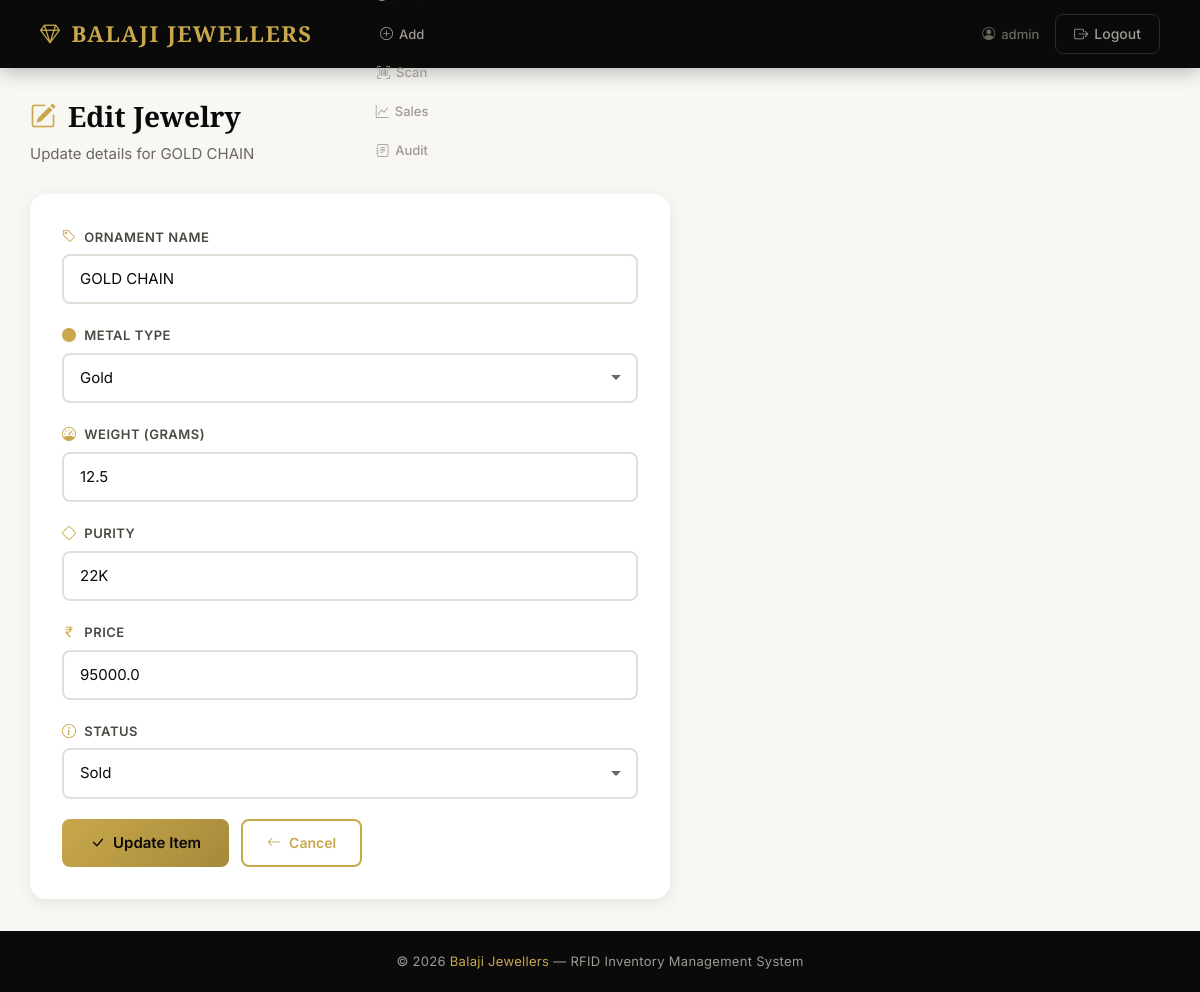
The page /edit/4 (signed in) on the database its author committed.
### app.py (models this page shows)
class Admin(UserMixin, db.Model):
    id = db.Column(db.Integer, primary_key=True)
    username = db.Column(db.String(100), unique=True, nullable=False)
    password = db.Column(db.String(255), nullable=False)

class Jewelry(db.Model):
    id = db.Column(db.Integer, primary_key=True)
    rfid_id = db.Column(db.String(100), unique=True)
    ornament_name = db.Column(db.String(100))
    weight = db.Column(db.Float)
    purity = db.Column(db.String(20))
    price = db.Column(db.Float)
    status = db.Column(db.String(20))
    metal_type = db.Column(db.String(20), default="Gold")
    created_at = db.Column(db.DateTime, default=datetime.utcnow)
    updated_at = db.Column(db.DateTime, default=datetime.utcnow, onupdate=datetime.utcnow)

### app.py (the view, shortened to what this page needs)
@app.route("/edit/<int:id>", methods=["GET", "POST"])
@login_required
def edit_item(id):
    item = db.session.get(Jewelry, id)
    if not item:
        flash("Item not found.", "error")
        return redirect("/inventory")
    return render_template("edit.html", item=item)

### app.py (called while the page is built)
@login_manager.user_loader
def load_user(user_id):
    return db.session.get(Admin, int(user_id))

### templates/edit.html (shortened to what this page needs)
{% extends 'base.html' %}
{% block content %}
<div class="page-header animate-fade-in">
    <h1><i class="bi bi-pencil-square"></i> Edit Jewelry</h1>
    <p>Update details for {{ item.ornament_name }}</p>
</div>
<div class="card card-p-4 form-section animate-fade-in-delay-1">
    <form method="POST">
        <div class="form-group">
            <label><i class="bi bi-tag"></i> Ornament Name</label>
            <input type="text" class="form-control" name="ornament_name" value="{{ item.ornament_name }}" required maxlength="100">
        </div>
        <div class="form-group">
            <label><i class="bi bi-circle-fill text-gold"></i> Metal Type</label>
            <select name="metal_type" class="form-control" required>
                <option value="Gold" {% if item.metal_type == "Gold" %}selected{% endif %}>Gold</option>
            </select>
        </div>
        <div class="form-group">
            <label><i class="bi bi-speedometer"></i> Weight (grams)</label>
            <input type="number" step="0.01" min="0.01" class="form-control" name="weight" value="{{ item.weight }}" required>
        </div>
        <div class="form-group">
            <label><i class="bi bi-diamond"></i> Purity</label>
            <input type="text" class="form-control" name="purity" value="{{ item.purity }}" required maxlength="20">
        </div>
        <div class="form-group">
            <label><i class="bi bi-currency-rupee"></i> Price</label>
            <input type="number" step="0.01" min="0.01" class="form-control" name="price" value="{{ item.price }}" required>
        </div>
        <div class="form-group">
            <label><i class="bi bi-info-circle"></i> Status</label>
            <select name="status" class="form-control">
                <option {% if item.status == "Sold" %}selected{% endif %}>Sold</option>
            </select>
        </div>
        <div class="form-actions">
            <button type="submit" class="btn-gold">
                <i class="bi bi-check-lg"></i> Update Item
            </button>
            <a href="/inventory" class="btn-outline-gold">
                <i class="bi bi-arrow-left"></i> Cancel
            </a>
        </div>
    </form>
</div>
{% endblock %}

### templates/base.html (shortened to what this page needs)
<!DOCTYPE html>
<html lang="en">
<head>
    <link href="https://cdn.jsdelivr.net/npm/bootstrap@5.3.3/dist/css/bootstrap.min.css" rel="stylesheet">
    <link href="https://cdn.jsdelivr.net/npm/bootstrap-icons@1.11.3/font/bootstrap-icons.min.css" rel="stylesheet">
    <link rel="stylesheet" href="{{ url_for('static', filename='css/style.css') }}">
</head>
<body>
    <nav class="navbar-custom">
        <div class="navbar-left">
            <a href="/" class="brand">
                <i class="bi bi-gem"></i>
                BALAJI JEWELLERS
            </a>
            <ul class="navbar-nav">
                <li><a href="/inventory/silver" class="{% if request.args.get('metal') == 'Silver' %}active{% endif %}"><i class="bi bi-circle-fill" style="color:var(--silver);"></i> Silver</a></li>
                <li><a href="/add" class="{% if request.endpoint == 'add_jewelry' %}active{% endif %}"><i class="bi bi-plus-circle"></i> Add</a></li>
                <li><a href="/scan" class="{% if request.endpoint == 'scan' %}active{% endif %}"><i class="bi bi-upc-scan"></i> Scan</a></li>
                <li><a href="/sales" class="{% if request.endpoint == 'sales_history' %}active{% endif %}"><i class="bi bi-graph-up"></i> Sales</a></li>
                <li><a href="/audit" class="{% if request.endpoint == 'audit_log' %}active{% endif %}"><i class="bi bi-journal-text"></i> Audit</a></li>
            </ul>
        </div>
        <div class="navbar-right">
            <a href="/change-password" class="navbar-user" title="Change Password">
                <i class="bi bi-person-circle"></i> {{ current_user.username }}
            </a>
            <a href="/logout" class="logout-btn">
                <i class="bi bi-box-arrow-right"></i> Logout
            </a>
        </div>
    </nav>
    <div class="main-container">
        {% block content %}
        {% endblock %}
    </div>
    <footer class="footer">
        &copy; 2026 <span>Balaji Jewellers</span> &mdash; RFID Inventory Management System
    </footer>
</body>
</html>

### rows shown on the page
Admin: username "admin"
Jewelry: ornament_name "GOLD CHAIN", metal_type "Gold", weight "12.5", purity "22K", price "95000.0", status "Sold"
